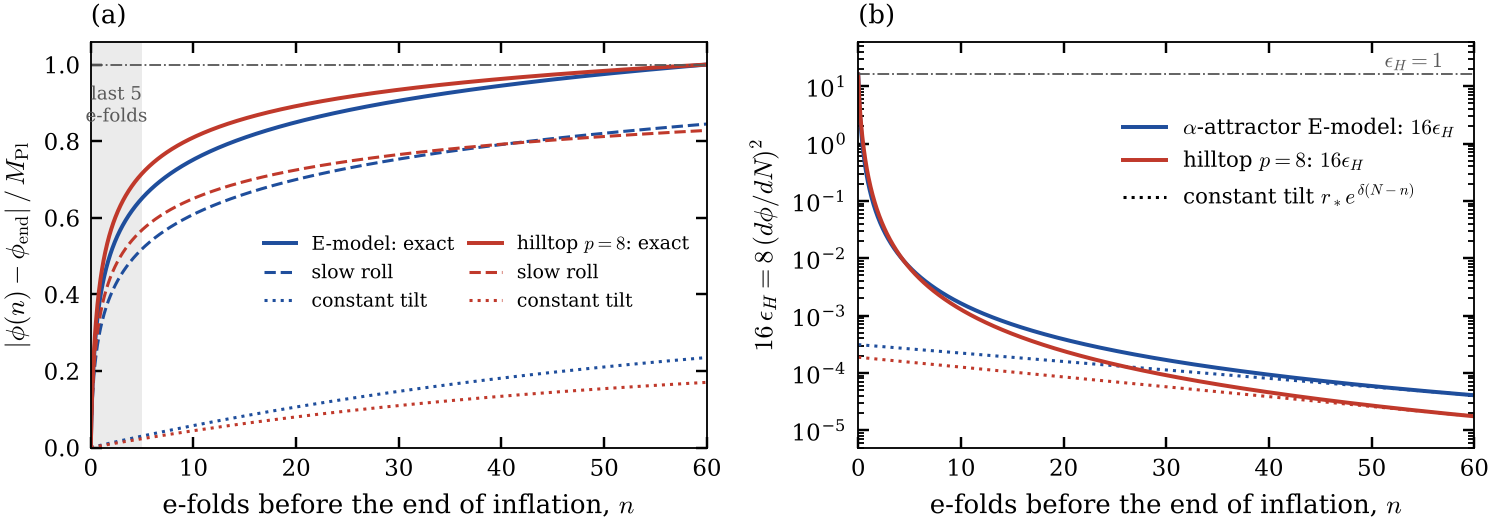

This figure's Python source:
"""Fig. 2: where the excursion is accumulated, at the N = 60 critical points.
(a) |phi(n) - phi_end| against e-folds n before the end: exact background,
    slow roll at the same parameter (end at eps_V = 1), constant-tilt ansatz
    with the exact pivot r_* and delta = 1 - n_s.
(b) 16 eps_H = 8 phi'^2 along the exact trajectories vs r_* e^{delta(N-n)}.
Also prints the accumulation fractions quoted in the text."""
import sys, os
HERE = os.path.dirname(os.path.abspath(__file__))
sys.path.insert(0, os.path.join(HERE, '..', 'src')); sys.path.insert(0, HERE)
import numpy as np
import matplotlib.pyplot as plt
from scipy.integrate import solve_ivp
from scipy.optimize import brentq
import exact_background as eb
import branch as br
from style import setup, save, FULL, COLORS, LABELS, GREY

N = 60.0
n = np.linspace(0.0, N, 1201)


def curves(model, par, Vf, args):
    d = br.point(model, par, N)
    sol, Nend = d['sol'], d['Nend']
    phi = sol.sol(Nend - n)[0]; dph = np.abs(sol.sol(Nend - n)[1])
    D = np.abs(phi - sol.sol(Nend)[0])
    # slow roll at the same parameter: end at eps_V = 1, dphi/dn = +V'/V
    L = lambda f: Vf(f, *args)[1] / Vf(f, *args)[0]
    lo, hi = (1e-4, 5.0) if model == "E" else (0.3 * args[0], 0.999999 * args[0])
    fe = brentq(lambda f: 0.5 * L(f) ** 2 - 1.0, lo, hi)
    s = solve_ivp(lambda t, y: [L(y[0])], (0, N), [fe], t_eval=n, rtol=1e-11, atol=1e-13)
    Dsr = np.abs(s.y[0] - fe)
    # constant tilt with matched pivot r_* and delta
    rs, dl = d['r1'], 1.0 - d['ns1']
    Dct = np.sqrt(rs / 8) * (2 / dl) * (np.exp(dl * N / 2) - np.exp(dl * (N - n) / 2))
    return D, Dsr, Dct, 8 * dph ** 2, rs * np.exp(dl * (N - n)), d


a_c = eb.alpha_crit_exact(N)
mu_c = eb.mu_crit_exact(8, N, 2.0119)
res = {"E": curves("E", a_c, eb.V_emodel, (a_c,)),
       "H8": curves("H8", mu_c, eb.V_hilltop, (mu_c, 8))}

for m, (D, Dsr, Dct, *_rest) in res.items():
    f = [np.interp(k, n, D) / D[-1] for k in (3, 5, 10)]
    print(f"{m}: Dphi={D[-1]:.6f}; last 3/5/10 e-folds: {f[0]:.1%} / {f[1]:.1%} / {f[2]:.1%};"
          f"  slow roll Dphi={Dsr[-1]:.4f};  constant tilt Dphi={Dct[-1]:.4f}"
          f"  -> (1/Dct)^2 = {1/Dct[-1]**2:.1f}")

setup()
fig, ax = plt.subplots(1, 2, figsize=(FULL, 2.6))
for m in ("E", "H8"):
    D, Dsr, Dct, h, hct, _ = res[m]; c = COLORS[m]
    ax[0].plot(n, D, color=c, label=("E-model" if m == "E" else r"hilltop $p=8$") + ": exact")
    ax[0].plot(n, Dsr, color=c, ls='--', lw=1.0, label="slow roll")
    ax[0].plot(n, Dct, color=c, ls=':', lw=1.0, label="constant tilt")
    ax[1].semilogy(n, h, color=c, label=LABELS[m] + r": $16\epsilon_H$")
    ax[1].semilogy(n, hct, color=c, ls=':', lw=1.0)
ax[0].axhline(1.0, color=GREY, ls='-.', lw=0.6)
ax[0].axvspan(0, 5, color='0.92', zorder=0, lw=0)
ax[0].text(2.5, 0.95, "last 5\ne-folds", ha='center', va='top', fontsize=6, color=GREY)
ax[0].set_xlim(0, N); ax[0].set_ylim(0, 1.06)
ax[0].set_xlabel(r"e-folds before the end of inflation, $n$")
ax[0].set_ylabel(r"$|\phi(n)-\phi_{\rm end}|\,/\,M_{\rm Pl}$")
ax[0].legend(frameon=False, ncol=2, loc='center right', bbox_to_anchor=(1.0, 0.43),
             columnspacing=0.8, handlelength=1.7, fontsize=6.2)
ax[0].set_title("(a)", loc='left', fontsize=8.5)
ax[1].axhline(16, color=GREY, ls='-.', lw=0.6)
ax[1].text(57, 21, r"$\epsilon_H=1$", fontsize=7, color=GREY, ha='right')
ax[1].plot([], [], color='k', ls=':', lw=1.0, label=r"constant tilt $r_*e^{\delta(N-n)}$")
ax[1].set_xlim(0, N); ax[1].set_ylim(5e-6, 60)
ax[1].set_xlabel(r"e-folds before the end of inflation, $n$")
ax[1].set_ylabel(r"$16\,\epsilon_H = 8\,(d\phi/dN)^2$")
ax[1].legend(frameon=False, loc='upper right', bbox_to_anchor=(1.0, 0.86))
ax[1].set_title("(b)", loc='left', fontsize=8.5)
fig.tight_layout()
save(fig, os.path.join(HERE, 'fig2_excursion_vs_efolds.pdf'))
